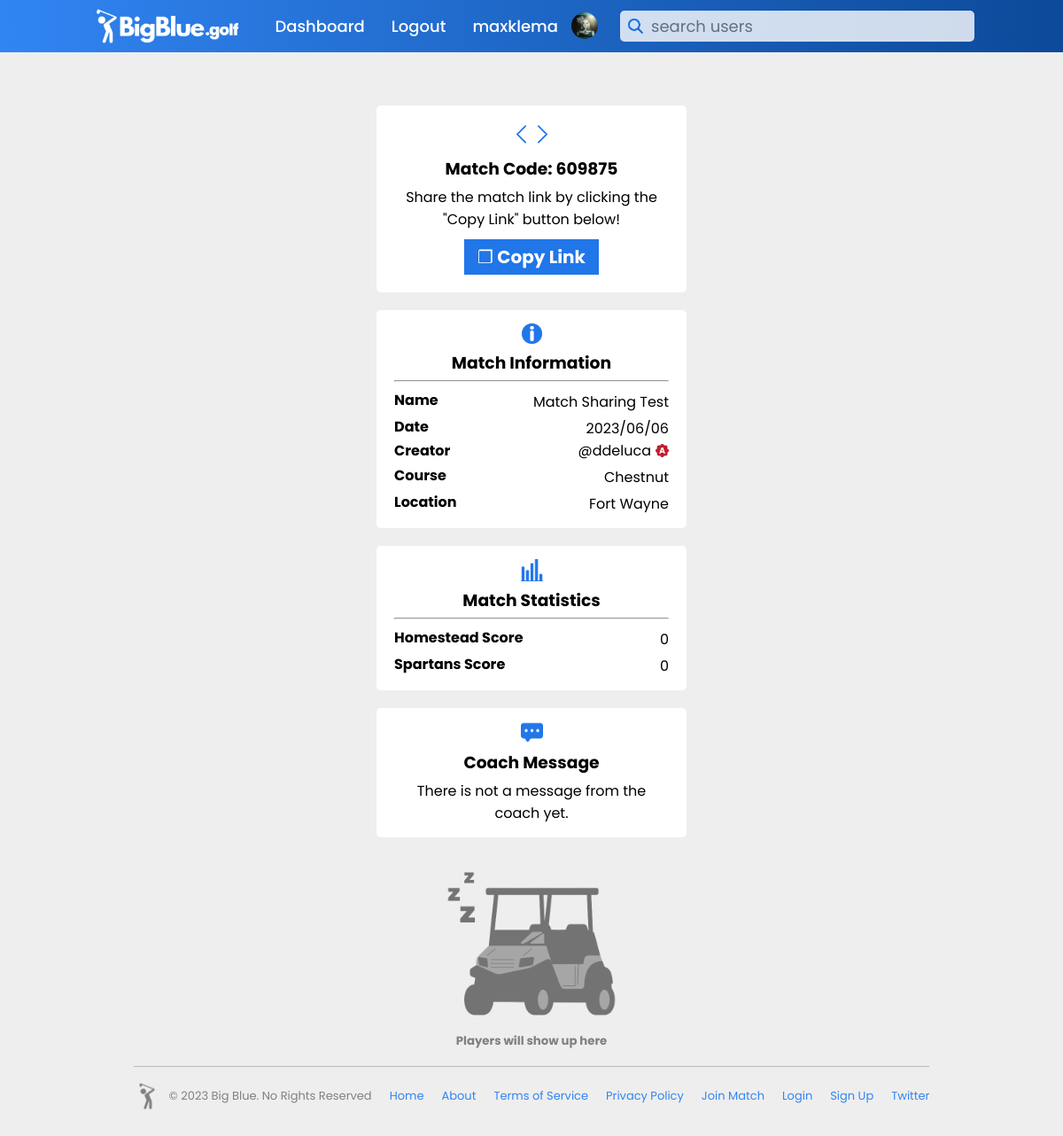
Page /spectator_match_view/57 (signed in) on the earlier database version.
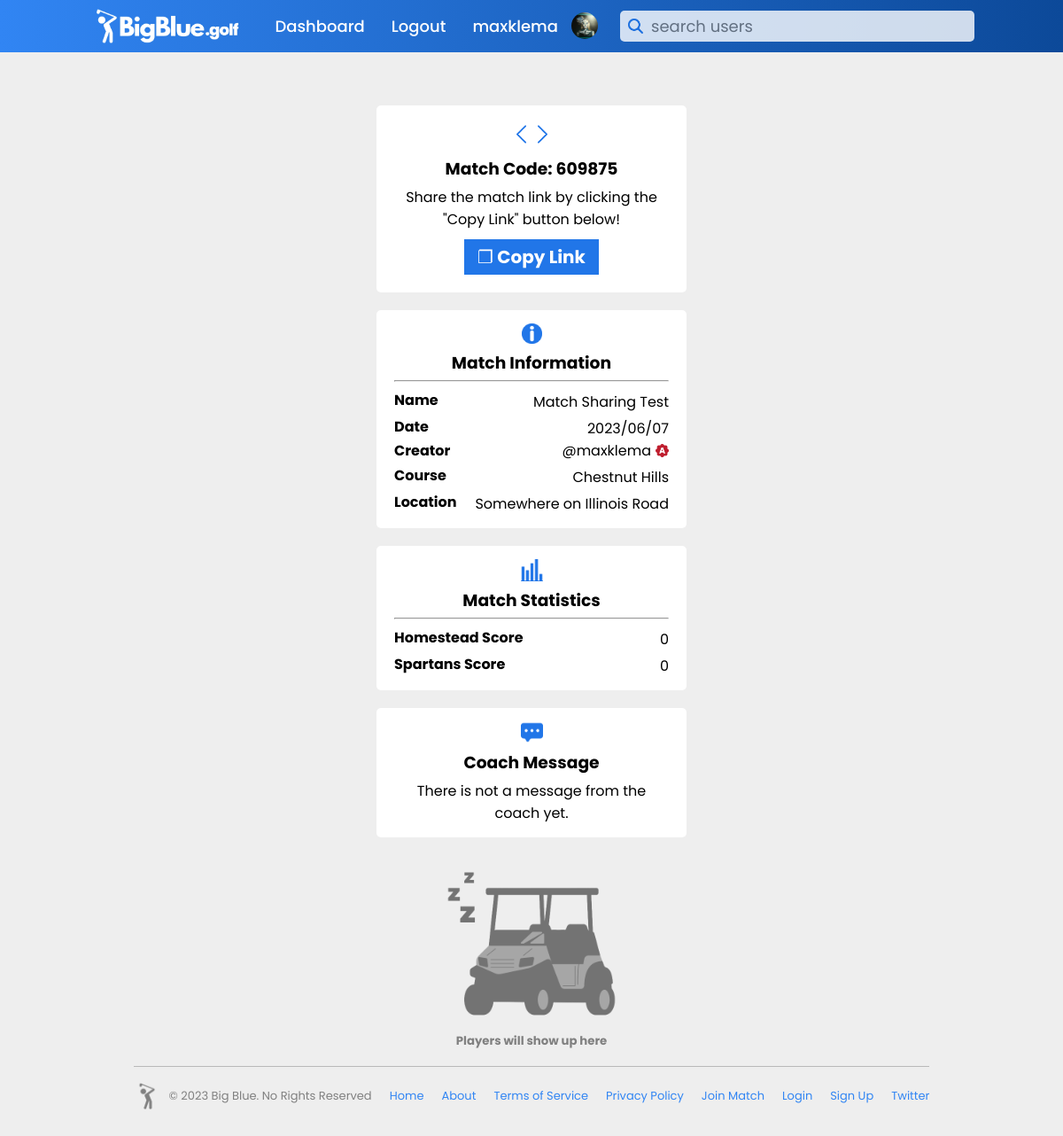
Same page on the later database version.
### main.py (models this page shows, shortened)
class match(db.Model):
    _id = db.Column("id", db.Integer, primary_key=True)
    match_name = db.Column(db.String(50))
    match_course = db.Column(db.String(50))
    event_type = db.Column(db.String(1))
    match_type = db.Column(db.String(25))
    start_time = db.Column(db.String(25))
    end_time = db.Column(db.String(25))
    teams1 = db.Column(db.String())
    total_players = db.Column(db.Integer)
    scores_file = db.Column(db.String(50))
    match_code = db.Column(db.String(6))
    match_password = db.Column(db.String())
    created_by = db.Column(db.String())
    match_live = db.Column(db.Integer, default=0)

class users(db.Model):
    _id = db.Column("id", db.Integer, primary_key=True)
    name = db.Column(db.String(100))
    username = db.Column(db.String(50))
    password = db.Column(db.String(50))
    email = db.Column(db.String(100))
    rank = db.Column(db.String(10))
    gender = db.Column(db.String(10))
    bio = db.Column(db.String(500))
    team = db.Column(db.String(25))
    verified = db.Column(db.Integer)
    pic = db.Column(db.String)
    banner = db.Column(db.String)
    first_login = db.Column(db.DateTime, default="2022-06-03 03:15:12.433675")
    last_login = db.Column(db.DateTime, default="2022-06-03 03:15:12.433675")

class course(db.Model):
    _id = db.Column("id", db.Integer, primary_key=True)
    course_name = db.Column(db.String(50))
    course_holes = db.Column(db.String(3))
    course_rating = db.Column(db.Float)
    slope_rating = db.Column(db.Float)
    par1 = db.Column(db.Integer)
    handicap1 = db.Column(db.Integer)
    par2 = db.Column(db.Integer)
    handicap2 = db.Column(db.Integer)
    par3 = db.Column(db.Integer)
    handicap3 = db.Column(db.Integer)
    par4 = db.Column(db.Integer)
    handicap4 = db.Column(db.Integer)
    par5 = db.Column(db.Integer)
    handicap5 = db.Column(db.Integer)
    par6 = db.Column(db.Integer)
    handicap6 = db.Column(db.Integer)
    par7 = db.Column(db.Integer)
    handicap7 = db.Column(db.Integer)
    par8 = db.Column(db.Integer)
    handicap8 = db.Column(db.Integer)
    par9 = db.Column(db.Integer)
    handicap9 = db.Column(db.Integer)
    par10 = db.Column(db.Integer)
    handicap10 = db.Column(db.Integer)
    par11 = db.Column(db.Integer)
    handicap11 = db.Column(db.Integer)
    par12 = db.Column(db.Integer)
    handicap12 = db.Column(db.Integer)
    par13 = db.Column(db.Integer)
    handicap13 = db.Column(db.Integer)
    par14 = db.Column(db.Integer)
    handicap14 = db.Column(db.Integer)
    par15 = db.Column(db.Integer)
    handicap15 = db.Column(db.Integer)
    par16 = db.Column(db.Integer)
    handicap16 = db.Column(db.Integer)
    par17 = db.Column(db.Integer)
    handicap17 = db.Column(db.Integer)
    par18 = db.Column(db.Integer)
    handicap18 = db.Column(db.Integer)
    city = db.Column(db.String)
    course_bio = db.Column(db.String(1000))
    created_by = db.Column(db.String)

### main.py (the view)
@app.route("/spectator_match_view/<json_data_input>")
def spectator_match_view(json_data_input):
    scores = []
    try:
        found_match = match.query.filter_by(_id=json_data_input).first()
        match_owner = found_match.created_by
        match_date = found_match.start_time
        found_match_owner = users.query.filter_by(username=match_owner).first()
        match_course = found_match.match_course
        found_course = course.query.filter_by(created_by=match_owner).first()
        match_location = found_course.city
    except:
        try:
            found_match = match_archive.query.filter_by(_id=json_data_input).first()
            match_owner = found_match.created_by
            match_date = found_match.start_time
            found_match_owner = users.query.filter_by(username=match_owner).first()
            match_course = found_match.match_course
            found_course = course.query.filter_by(created_by=match_owner).first()
            match_location = found_course.city
        except:
            return redirect(url_for('error', msg='This match does not exist!'))
    try:
        json_data = Scoring.return_data(json_data_input)
        try:
            found_user = users.query.filter_by(username=session['active_user'][0]).first()
            if json_data['match_info']['gamemode'] == 'Match Play' and json_data['match_info']['match_type'] == 'Teams':
                    scores = Scoring.calc_match_play_results(json_data['match_info']['id'])
            else:
                scores = Scoring.calc_match_results(json_data['match_info']['id'])
        except:
            found_user = ''
            if json_data['match_info']['gamemode'] == 'Match Play' and json_data['match_info']['match_type'] == 'Teams':
                    scores = Scoring.calc_match_play_results(json_data['match_info']['id'])
            else:
                scores = Scoring.calc_match_results(json_data['match_info']['id'])
        return render_template("spectator-active-match-view.html", date=match_date, course=match_course, city=match_location, data1=found_match_owner, data=found_user, playerdata=json_data, scoring_data = scores)
    except:
        try:
            json_data = Scoring.return_archive_data(json_data_input)
            try:
                found_user = users.query.filter_by(username=session['active_user'][0]).first()
                if json_data['match_info']['gamemode'] == 'Match Play' and json_data['match_info']['match_type'] == 'Teams':
                    scores = Scoring.calc_match_play_results(json_data['match_info']['id'])
                else:
                    scores = Scoring.calc_match_results(json_data['match_info']['id'])
            except:
                found_user = ''
                if json_data['match_info']['gamemode'] == 'Match Play' and json_data['match_info']['match_type'] == 'Teams':
                    scores = Scoring.calc_match_play_results(json_data['match_info']['id'])
                else:
                    scores = Scoring.calc_match_results(json_data['match_info']['id'])
            return render_template("spectator-active-match-view.html", date=match_date, course=match_course, city=match_location, data1=found_match_owner, data=found_user, playerdata=json_data, scoring_data = scores)
        except:
            return redirect(url_for('error', msg='This match does not exist!'))

### scoring.py (called while the page is built)
    def return_data(filename):
        with open("static/score_files/" + str(filename) + ".json", "r") as file:
            file.seek(0)
            data = json.load(file)
            return data

    def return_archive_data(filename):
        with open("static/archived_matches/" + str(filename) + "_ARCHIVE.json", "r") as file:
            file.seek(0)
            data = json.load(file)
            return data

### templates/spectator-active-match-view.html (shortened to what this page needs)
{% if data.rank == 'coach' %}
    {% extends "indexcontentcoachlogin.html" %}
{% elif data.rank == 'player' %}
    {% extends "indexcontentplayerlogin.html" %}
{% else %}
    {% extends "indexcontent.html" %}
{% endif %}
{% block content %}
<link rel="stylesheet" href="{{ url_for('static', filename='styles/coach_match_view.css') }}">
<div class="page-container-parent">
    <div class="page-container">
        {% if playerdata['match_info']['gamemode'] == 'Match Play' %}
        <div class="player-cards">
            {% if playerdata['players'] is defined and playerdata['players']|length == 0 %}
                <div class="empty-lobby-section">
                    <img src="{{ url_for('static', filename='logo_graphics/empty-golf-cart-icon.png') }}" alt="">
                    <h5>Players will show up here</h5>
                </div>
            {% endif %}
        </div>
        {% endif %}
        <div class="match-information">
            <div class="code-container">
                <img id="code-img" src="{{ url_for('static', filename='logo_graphics/codeicon.png') }}" alt="">
                <h3>Match Code: {{playerdata['match_info']['match_code']}}</h3>
                <p>Share the match link by clicking the "Copy Link" button below!</p>
                <div>
                    <button onclick="copyText();" id="copy-code-button">❐ Copy Link</button>
                </div>
            </div>
            <div class="code-container">
                <img id="info-img" src="{{ url_for('static', filename='logo_graphics/info_icon.png') }}" alt="">
                <h3>Match Information</h3>
                <hr style="margin-bottom: 5px; margin-top: 5px;">
                <div class="match-name-info">
                    <h4>Name</h4>
                    <p>{{playerdata['match_info']['match_name']}}</p>
                </div>
                <div class="match-name-info">
                    <h4>Date</h4>
                    <p>{{date | replace("-", "/")}}</p>
                </div>
                <div class="match-name-info">
                    <h4>Creator</h4>
                    <div class="match-owner">
                        <p id="match_owner_name">@{{data1.username}}</p>
                        {% if data1.verified == 1 %}
                            <img id="verification" src="{{ url_for('static', filename='logo_graphics/normalverify.png') }}" alt="">
                        {% elif data1.verified == 2 %}
                            <img id="verification" src="{{ url_for('static', filename='logo_graphics/verify.png') }}" alt="">
                        {% endif %}
                    </div>
                </div>
                <div class="match-name-info">
                    <h4>Course</h4>
                    <p>{{course | replace("-", "/")}}</p>
                </div>
                <div class="match-name-info">
                    <h4>Location</h4>
                    <p>{{city| replace("-", "/")}}</p>
                </div>
            </div>
            <div class="code-container">
                <img src="{{ url_for('static', filename='logo_graphics/statsicon.png') }}" alt="">
                <h3>Match Statistics</h3>
                <hr style="margin-bottom: 5px; margin-top: 5px;">
                {% for team in scoring_data %}
                    <div class="stat-container">
                        <h4>{{team[0]}} Score</h4>
                        <p>{{team[1]}}</p>
                    </div>
                {% endfor %}
            </div>
            <div class="code-container">
                <img src="{{ url_for('static', filename='logo_graphics/messageicon.png') }}" alt="">
                <h3>Coach Message</h3>
                {% if not playerdata['message'] %}
                    <p>There is not a message from the coach yet.</p>
                {% else %}
                    <p style="color: #ca3e3e;">"{{playerdata['message'] | replace('%20', ' ') }}"</p>
                {% endif %}
            </div>
        </div>
    </div>
</div>
{% endblock %}

### templates/indexcontentcoachlogin.html (shortened to what this page needs)
<!DOCTYPE html>
<html>
    <head>
    </head>
    <body>
        <header>
            <a href="/">
                <img id="logo-image" src="{{ url_for('static', filename='logo_graphics/BigBlue_NewLogo-White.png') }}" class="logo">
            </a>
            <div>
                <ul class="navigation">
                    <li><a href="/dashboard">Dashboard</a></li>
                    <li><a href="/logout">Logout</a></li>
                    <li><a href="/profile">{{data.username}}</a></li>
                    <li><a href=""><img id="profile-pic" src="{{ url_for('static', filename='logo_graphics/user_photos/' + data.pic) }}" alt=""></a></li>
                    <form id="search-form" action="/search/" method="post">
                        <input id="searchbar" name="searchbar" type="text" placeholder="search users"></input>
                    </form>
                </ul>
            </div>
        </header>
        {% block content %}
        {% endblock %}
    </body>
    <footer>
        <div>
            <div>
                <div class="big-blue-copyright">
                    <img id="basic-golfer-image" src="{{ url_for('static', filename='logo_graphics/basicgolfergrey.png') }}" class="logo">
                    <p>© 2023 Big Blue. No Rights Reserved</p>
                </div>
                <div>
                    <a href="/">Home</a>
                    <a href="/about">About</a>
                    <a href="/termsofservice">Terms of Service</a>
                    <a href="/privacypolicy">Privacy Policy</a>
                    <a href="/joincode">Join Match</a>
                    <a href="/login">Login</a>
                    <a href="/create_account">Sign Up</a>
                    <a href="https://twitter.com/bigbluegolfapp" id="twitter_href">Twitter</a>
                </div>
            </div>
        </div>
    </footer>
</html>

Differences in the rows shown:
no longer on this page (row edited): users: username "ddeluca"
no longer on this page (row unchanged): course: city "Fort Wayne"
changed match: start_time "2023/06/06" → "2023/06/07"; match_course "Chestnut" → "Chestnut Hills"
added course: city "Somewhere on Illinois Road"
Other differences:
{{ data1.username }}: "ddeluca" → "maxklema"
